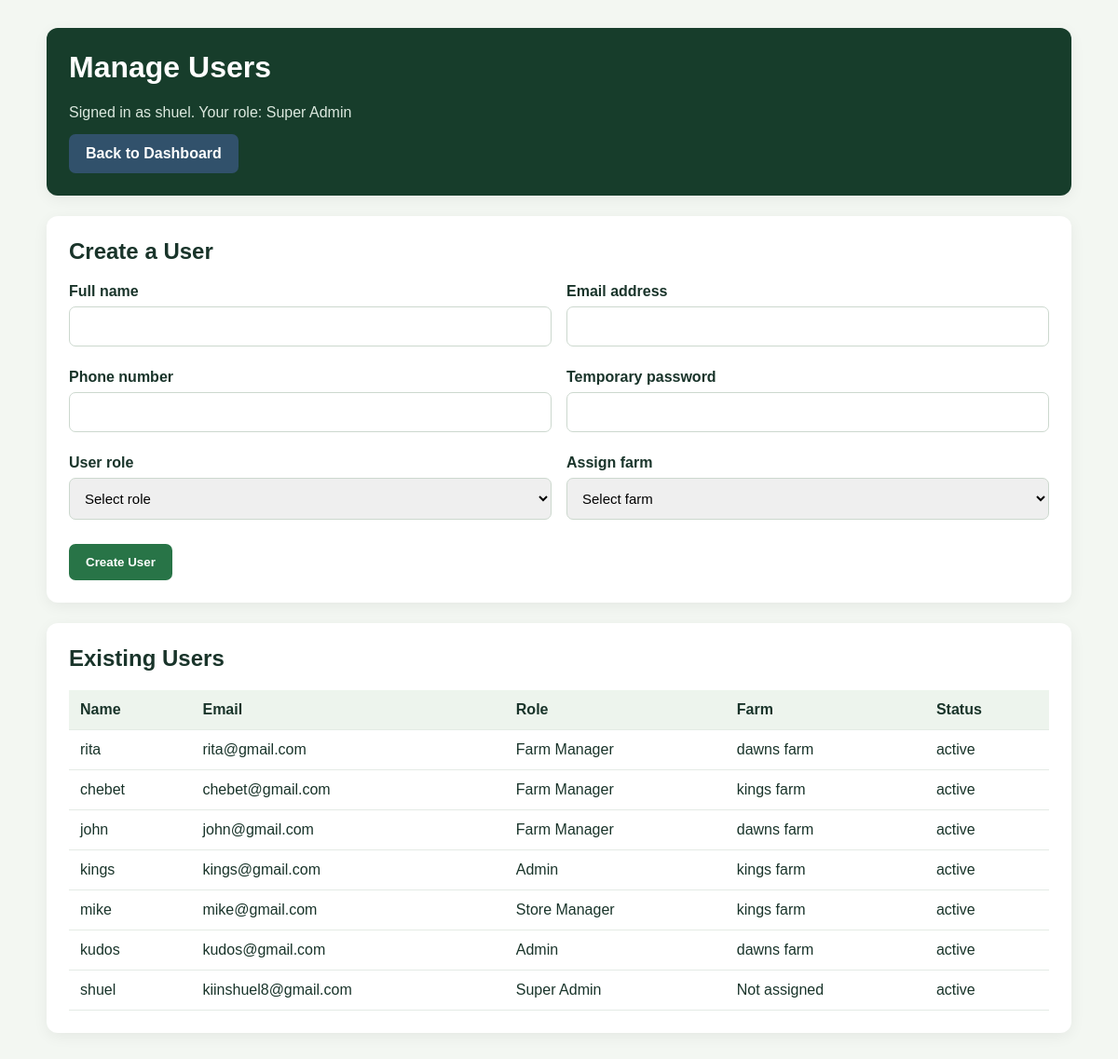
The page /users.php (signed in) on the database as committed earlier.
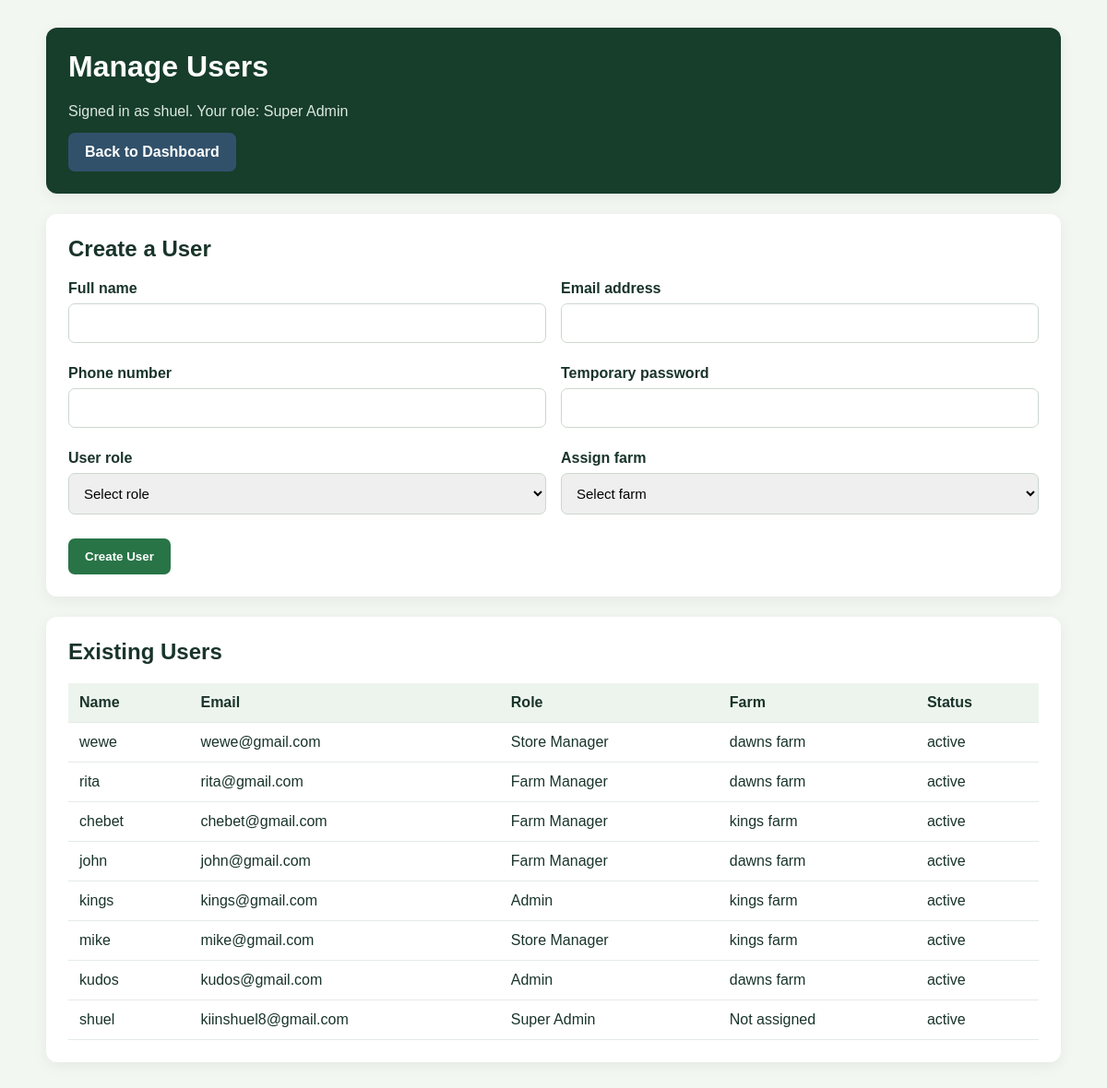
The same page on the database as committed later.
### tables this page shows
CREATE TABLE `users` (
  `user_id` int(11) NOT NULL,
  `role_id` int(11) NOT NULL,
  `farm_id` int(11) DEFAULT NULL,
  `full_name` varchar(150) NOT NULL,
  `email` varchar(150) NOT NULL,
  `password_hash` varchar(255) NOT NULL,
  `phone` varchar(30) DEFAULT NULL,
  `status` enum('active','inactive') DEFAULT 'active',
  `created_at` timestamp NOT NULL DEFAULT current_timestamp()
);

CREATE TABLE `roles` (
  `role_id` int(11) NOT NULL,
  `role_name` enum('super_admin','admin','farm_manager','store_manager') NOT NULL
);

CREATE TABLE `farms` (
  `farm_id` int(11) NOT NULL,
  `farm_name` varchar(150) NOT NULL,
  `location` varchar(255) DEFAULT NULL,
  `contact_phone` varchar(30) DEFAULT NULL,
  `created_at` timestamp NOT NULL DEFAULT current_timestamp(),
  `status` enum('active','inactive') DEFAULT 'active'
);

### includes/auth.php (called while the page is built, shortened)
<?php
function e(?string $value): string
{
    return htmlspecialchars($value ?? '', ENT_QUOTES, 'UTF-8');
}

### users.php (the view, shortened to what this page needs)
<?php
require_once __DIR__ . '/includes/auth.php';
$pdo = $pdo ?? null;
$currentRole = $_SESSION['role_name'] ?? '';
if ($currentRole === 'super_admin') {
    $listQuery = $pdo->query(
        'SELECT u.user_id, u.full_name, u.email, u.phone, u.status,
                r.role_name, f.farm_name
         FROM users u
         JOIN roles r ON u.role_id = r.role_id
         LEFT JOIN farms f ON u.farm_id = f.farm_id
         ORDER BY u.user_id DESC'
    );
    $users = $listQuery->fetchAll(PDO::FETCH_ASSOC);
}
?>
<!DOCTYPE html>
<html lang="en">
<head>
</head>
<body>
    <div class="container">
        <header class="header">
            <h1>Manage Users</h1>
            <p>
                Signed in as <?= e($_SESSION['full_name'] ?? 'User') ?>.
                Your role: <?= e(ucwords(str_replace('_', ' ', $currentRole))) ?>
            </p>
            <a class="back" href="<?= e($currentRole === 'super_admin'
                                        ? 'super_admin.php' : 'admin.php') ?>">Back to Dashboard</a>
        </header>
        <section class="panel">
            <h2>Create a User</h2>
            <form method="POST" action="users.php">
                <div class="form-grid">
                    <div class="field">
                        <label for="full_name">Full name</label>
                        <input id="full_name" name="full_name"
                            required maxlength="150">
                    </div>
                    <div class="field">
                        <label for="email">Email address</label>
                        <input id="email" name="email" type="email"
                            required maxlength="190">
                    </div>
                    <div class="field">
                        <label for="phone">Phone number</label>
                        <input id="phone" name="phone" type="tel"
                            maxlength="30">
                    </div>
                    <div class="field">
                        <label for="password">Temporary password</label>
                        <input id="password" name="password" type="password"
                            required minlength="8" autocomplete="new-password">
                    </div>
                    <div class="field">
                        <label for="role_name">User role</label>
                        <select id="role_name" name="role_name" required>
                            <option value="">Select role</option>
                        </select>
                    </div>
                    <?php if ($currentRole === 'super_admin'): ?>
                        <div class="field">
                            <label for="farm_id">Assign farm</label>
                            <select id="farm_id" name="farm_id" required>
                                <option value="">Select farm</option>
                            </select>
                        </div>
                    <?php endif; ?>
                </div>
                <button type="submit">Create User</button>
            </form>
        </section>
        <section class="panel">
            <h2>Existing Users</h2>
            <div class="table-wrap">
                <table>
                    <thead>
                        <tr>
                            <th>Name</th>
                            <th>Email</th>
                            <th>Role</th>
                            <th>Farm</th>
                            <th>Status</th>
                        </tr>
                    </thead>
                    <tbody>
                        <?php if (!$users): ?>
                            <tr>
                                <td colspan="5">No users found for this view.</td>
                            </tr>
                        <?php else: ?>
                            <?php foreach ($users as $user): ?>
                                <tr>
                                    <td><?= e($user['full_name']) ?></td>
                                    <td><?= e($user['email']) ?></td>
                                    <td><?= e(ucwords(str_replace('_', ' ', $user['role_name']))) ?></td>
                                    <td><?= e($user['farm_name'] ?? 'Not assigned') ?></td>
                                    <td><?= e($user['status'] ?? 'Unknown') ?></td>
                                </tr>
                            <?php endforeach; ?>
                        <?php endif; ?>
                    </tbody>
                </table>
            </div>
        </section>
    </div>
</body>
</html>

Rows that differ between the two databases and show on the page:
added users: full_name "wewe", email "wewe@gmail.com", role.role_name "Store Manager", farm.farm_name "dawns farm", status "active"
